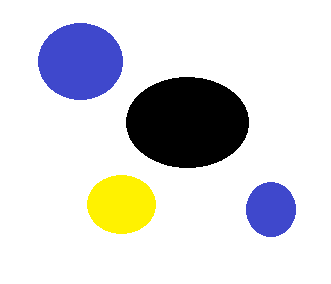
#> input picture coba5.png, 331 x 284 px, found by its file name
$ python Test_hitam.py
#> lines starting #> are read from the running program, lines starting #| are printed output that depends on the picture; after the words box and inside, x2 and y2 are one past the last pixel; in counts of white or black regions, pixels touching at a corner belong together
import cv2
import numpy as np

for i in range(1,7):
 img=cv2.imread('C:\Python\coba5.png',1)
#> img is the input picture: shape (284, 331, 3); mean B, G, R 218.6, 216.6, 216.3
 hsv = cv2.cvtColor(img, cv2.COLOR_BGR2HSV)
#> hsv: shape (284, 331, 3); mean H, S, V 10.1, 22.3, 227.2
 lower_biru = np.array([0, 0, 0], dtype=np.uint8)
 upper_biru = np.array([255, 255, 150], dtype=np.uint8)

 #[0, 0, 0], [255, 255, 150] – Hitam
 mask1 = cv2.inRange(hsv, lower_biru, upper_biru)
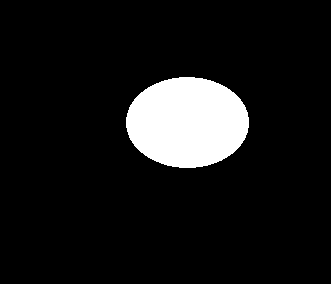
#> mask1: shape (284, 331); 9.3% white; 1 white region, box (x1, y1, x2, y2) and area: (126, 77, 249, 168) 8787
 mask = mask1
 new_img = cv2.bitwise_and(img, img, mask=mask)
#> new_img: shape (284, 331, 3); every value is 0
 cv2.imshow('mask',mask)
 cv2.imshow('image', img)
#menunggu tombol key ditekan
 cv2.waitKey(0)
